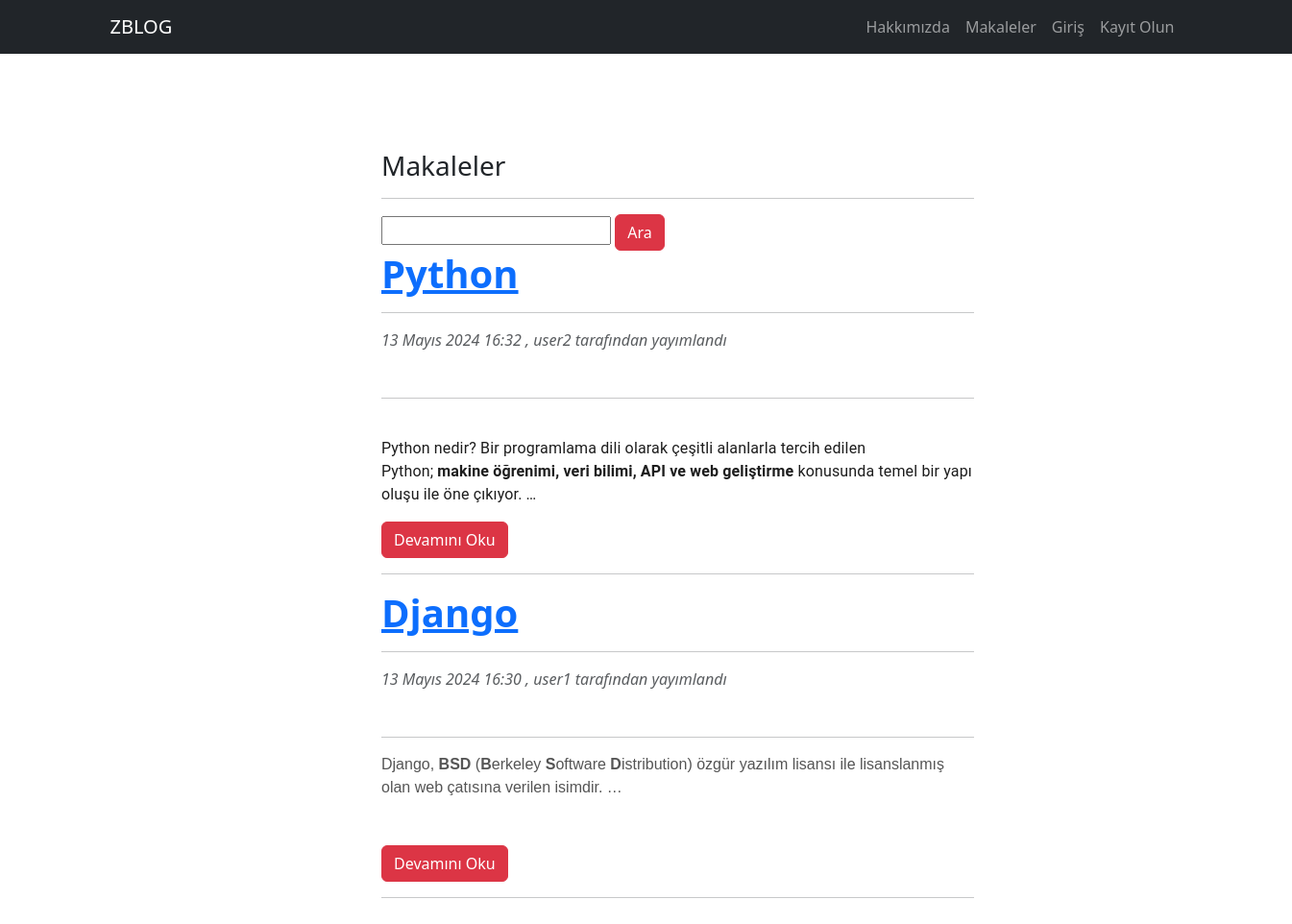
The app's page /articles/ with its own data.
### article/models.py (models this page shows, shortened)
class Article(models.Model):
    author = models.ForeignKey("auth.user",on_delete= models.CASCADE,verbose_name="Yazar") #on-delete user silinirse o usera ait tüm makaleler silinir.
    title = models.CharField(max_length=50,verbose_name="Başlık")
    content = RichTextField()
    create_date = models.DateTimeField(auto_now_add=True,verbose_name="Oluşturma Tarihi")
    article_image = models.FileField(blank=True,null=True,verbose_name="Makaleye Fotoğraf Ekleyin")
    class Meta:
        ordering = ['-create_date']

### article/views.py (the view)
# urls.py: path('',views.articles,name= "articles" ),
def articles(request):
    keyword = request.GET.get("keyword")
    if keyword: # arama işlemi oldumu kontrol eder
        articles = Article.objects.filter(title__contains = keyword) #keywordsun geçtiği articles döndürülür
        return render(request,"articles.html",{"articles":articles})
    articles = Article.objects.all()
    return render(request,"articles.html",{"articles":articles})

### templates/articles.html (shortened to what this page needs)
{% extends "layout.html" %}
{% block body%}
<div class="row">
    <div class="col-md-10 offset-md-3">
        <div class="col-lg-8">
              <h3>Makaleler</h3>
                <hr>
            </div>
        </div>
</div>
<div class="row">
    <div class="col-md-10 offset-md-3">
        <div class="col-lg-8">
            <form >
                <input type="text" name="keyword" class="input-sm" max-length="30">
                 <button type="submit" class="btn btn-danger">Ara</button>
            </form>
            </div>
        </div>
</div>
{% if articles %}
{% for article in articles  %}
<div class="row">
    <div class="col-md-10 offset-md-3">
      <div class="col-lg-8">
            <header class="mb-5">
                <a href = "{% url "article:detail" article.id %}"><h1 class="fw-bolder mb-1">{{article.title}}</h1></a>
                <hr>
                <div class="text-muted fst-italic mb-2">{{article.create_date}} , {{article.author.username}} tarafından yayımlandı</div>
            </header>
            <hr>
            <p class="lead">
                {{article.content|safe|truncatewords:80}}
            </p>
            <a  href="{% url "article:detail" article.id %}" class="btn btn-danger"> Devamını Oku</a>
            <hr>
      </div>
   </div>
</div>
{% endfor %}
 {% else %}
 <div class="alert alert-danger"> Makale bulunamadı</div>
 {% endif %}
{% endblock body%}

### records on screen
Article: title "Python", create_date "13 Mayıs 2024 16:32", author.username "user2", content "Python nedir? Bir programlama dili olarak çeşitli alanlarla tercih edilen Python; makine öğrenimi, veri bilimi, API ve web geliştirme konusunda temel bir yapı oluşu ile öne çıkıyor. …"
Article: title "Django", create_date "13 Mayıs 2024 16:30", author.username "user1", content "Django, BSD ( B erkeley S oftware D istribution) özgür yazılım lisansı ile lisanslanmış olan web çatısına verilen isimdir. …"
